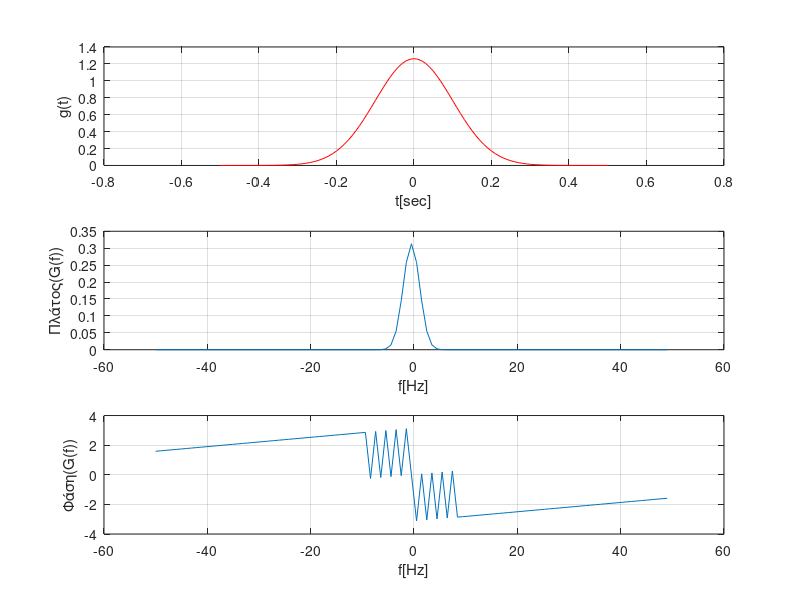

Write the MATLAB code that produced this figure.
% Φάσμα Gaussian pulse 
clear all,close all,clc
sigma=.1;
Fs=100;
Ts=1/Fs;
t=-.5:Ts:.5;
g=1/sqrt(2*pi*sigma)*exp(-t.^2/(2*sigma^2));
N=length(t);
figure(1)
subplot(311),plot(t,g,'r'),grid on,xlabel('t[sec]'),ylabel('g(t)')
Gf=fftshift(fft(g))/N;
BW=Fs; % BandWidth=10^4=10kHz
df=BW/N; %βήμα στη συχνότητα
f=-BW/2:df:BW/2-df;
subplot(312),plot(f,abs(Gf)),grid on,xlabel('f[Hz]'),ylabel('Πλάτος(G(f))') % φάσμα πλάτους
subplot(313),plot(f,angle(Gf)),grid on,xlabel('f[Hz]'),ylabel('Φάση(G(f))') % φάσμα φάσης
